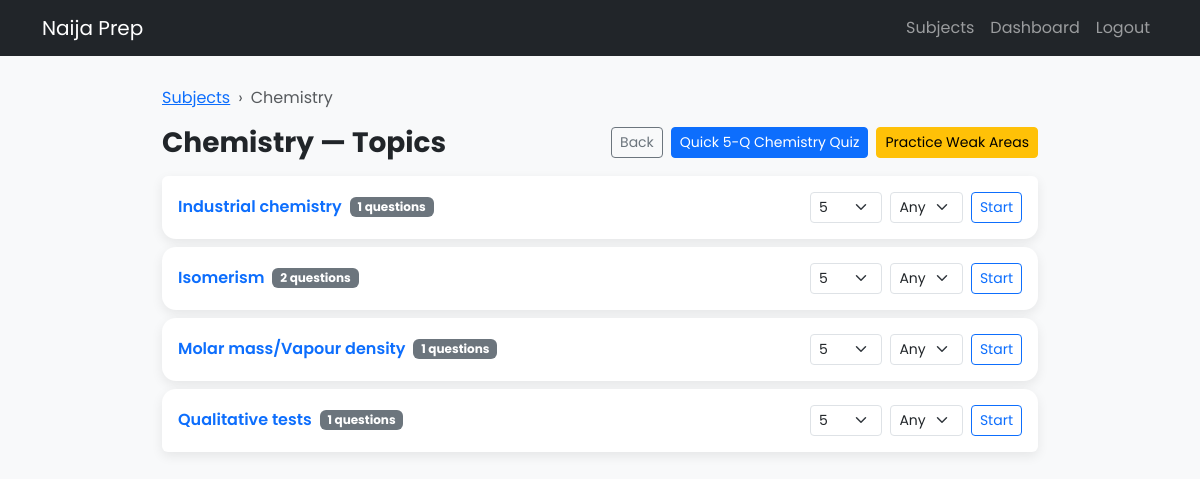
/subjects/Chemistry (signed in), run on the app's committed database.
### app/models.py (models this page shows, shortened)
class Question(db.Model):
    id = db.Column(db.Integer, primary_key=True)
    subject = db.Column(db.String(255), nullable=True)       # NEW
    topic = db.Column(db.String(255), nullable=False)
    difficulty = db.Column(db.Integer, nullable=False)
    question_text = db.Column(db.Text, nullable=False)
    option_a = db.Column(db.Text, nullable=False)
    option_b = db.Column(db.Text, nullable=False)
    option_c = db.Column(db.Text, nullable=False)
    option_d = db.Column(db.Text, nullable=False)
    correct_option = db.Column(db.String(10), nullable=False)
    explanation = db.Column(db.Text, nullable=True)
    exam_year = db.Column(db.String(255), nullable=True)

### app/routes.py (the view)
    @app.route("/subjects/<subject>")
    @login_required
    def subject_topics(subject):
        if subject not in SUBJECTS:
            flash("Unknown subject.", "warning")
            return redirect(url_for("subjects"))
        rows = (
            db.session.query(Question.topic, func.count(Question.id))
            .filter(Question.subject == subject)
            .group_by(Question.topic)
            .order_by(Question.topic.asc())
            .all()
        )
        topics = [{"name": t, "count": c} for (t, c) in rows]
        if not topics:
            flash(f"No topics found in {subject}.", "warning")
        return render_template("subject_topics.html", subject=subject, topics=topics)

### app/models.py (called while the page is built)
@login_manager.user_loader
def load_user(user_id):
    return User.query.get(int(user_id))

### app/templates/subject_topics.html (shortened to what this page needs)
<!DOCTYPE html>
<html lang="en">
<head>
  <link href="https://cdn.jsdelivr.net/npm/bootstrap@5.3.3/dist/css/bootstrap.min.css" rel="stylesheet">
</head>
<body>
<nav class="navbar navbar-expand-lg navbar-dark bg-dark">
  <div class="container">
    <a class="navbar-brand" href="{{ url_for('home') }}">Naija Prep</a>
    <div id="nav" class="collapse navbar-collapse">
      <ul class="navbar-nav ms-auto">
        <li class="nav-item"><a class="nav-link" href="{{ url_for('subjects') }}">Subjects</a></li>
        <li class="nav-item"><a class="nav-link" href="{{ url_for('dashboard') }}">Dashboard</a></li>
        <li class="nav-item"><a class="nav-link" href="{{ url_for('logout') }}">Logout</a></li>
      </ul>
    </div>
  </div>
</nav>
<div class="container wrap">
  <nav aria-label="breadcrumb">
    <ol class="breadcrumb">
      <li class="breadcrumb-item"><a href="{{ url_for('subjects') }}">Subjects</a></li>
      <li class="breadcrumb-item active" aria-current="page">{{ subject }}</li>
    </ol>
  </nav>
  <div class="d-flex flex-column flex-md-row justify-content-between align-items-md-center mb-3 gap-2">
    <h3 class="m-0 fw-bold">{{ subject }} — Topics</h3>
    <div class="d-flex flex-wrap gap-2">
      <a class="btn btn-sm btn-outline-secondary" href="{{ url_for('subjects') }}">Back</a>
      <a class="btn btn-sm btn-primary" href="{{ url_for('quiz', subject=subject) }}">
        Quick 5-Q {{ subject }} Quiz
      </a>
      <a class="btn btn-sm btn-warning" href="{{ url_for('practice_weak', subject=subject, k=3, n=10) }}">
        Practice Weak Areas
      </a>
    </div>
  </div>
  {% if topics %}
    <div class="list-group">
      {% for t in topics %}
        <div class="list-group-item topic-card mb-2">
          <div class="d-flex flex-column flex-md-row align-items-md-center justify-content-between gap-2">
            <div class="d-flex align-items-center gap-2">
              <a class="text-decoration-none fw-semibold" href="{{ url_for('quiz', subject=subject, topic=t.name) }}">
                {{ t.name }}
              </a>
              <span class="badge bg-secondary">{{ t.count }} questions</span>
            </div>
            <form action="{{ url_for('quiz') }}" method="get" class="mini-form d-flex gap-2">
              <select name="n" class="form-select form-select-sm" aria-label="Number of questions">
                <option value="5" selected>5</option>
              </select>
              <select name="difficulty" class="form-select form-select-sm" aria-label="Difficulty">
                <option value="any" selected>Any</option>
              </select>
              <button class="btn btn-sm btn-outline-primary" type="submit">Start</button>
            </form>
          </div>
        </div>
      {% endfor %}
    </div>
  {% else %}
    <p class="text-muted">No topics available in {{ subject }} yet.</p>
  {% endif %}
</div>
</body>
</html>

### app/templates/subject_topics.html (style rules this page uses)
body { background:#f8f9fa; font-family:'Poppins', sans-serif; }
.wrap { max-width: 900px; margin: 30px auto; }
.topic-card { border:none; border-radius:14px; background:#fff; box-shadow:0 4px 12px rgba(0,0,0,.08); padding:16px; }
.breadcrumb { --bs-breadcrumb-divider: '›'; }
.mini-form select { max-width: 100px; }

### data on the page
Question: name "Industrial chemistry", count "1"
Question: name "Molar mass/Vapour density", count "1"
Question: name "Qualitative tests", count "1"

### other printed values
{{ subject }} "Chemistry"
{{ t.name }} "Isomerism"
{{ t.count }} "2"
